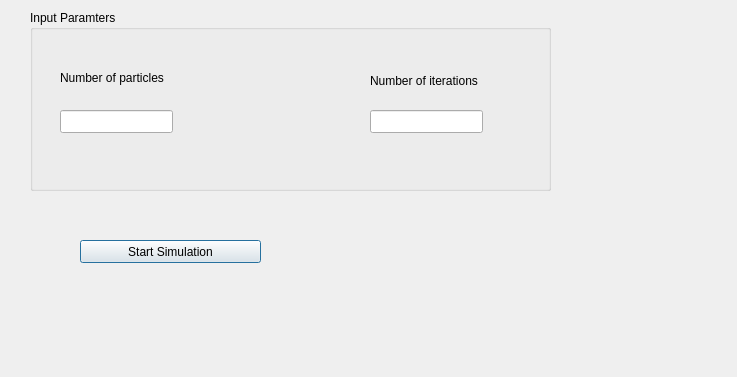
<?xml version="1.0" encoding="UTF-8"?>
<ui version="4.0">
 <class>Dialog</class>
 <widget class="QDialog" name="Dialog">
  <property name="geometry">
   <rect>
    <x>0</x>
    <y>0</y>
    <width>737</width>
    <height>377</height>
   </rect>
  </property>
  <property name="windowTitle">
   <string>Dialog</string>
  </property>
  <widget class="QGroupBox" name="groupBox">
   <property name="geometry">
    <rect>
     <x>30</x>
     <y>10</y>
     <width>521</width>
     <height>181</height>
    </rect>
   </property>
   <property name="title">
    <string>Input Paramters</string>
   </property>
   <widget class="QLineEdit" name="n_part">
    <property name="geometry">
     <rect>
      <x>30</x>
      <y>100</y>
      <width>113</width>
      <height>23</height>
     </rect>
    </property>
   </widget>
   <widget class="QLineEdit" name="n_iter">
    <property name="geometry">
     <rect>
      <x>340</x>
      <y>100</y>
      <width>113</width>
      <height>23</height>
     </rect>
    </property>
   </widget>
   <widget class="QLabel" name="label">
    <property name="geometry">
     <rect>
      <x>30</x>
      <y>60</y>
      <width>131</width>
      <height>16</height>
     </rect>
    </property>
    <property name="text">
     <string>Number of particles</string>
    </property>
   </widget>
   <widget class="QLabel" name="label_2">
    <property name="geometry">
     <rect>
      <x>340</x>
      <y>60</y>
      <width>131</width>
      <height>21</height>
     </rect>
    </property>
    <property name="text">
     <string>Number of iterations</string>
    </property>
   </widget>
  </widget>
  <widget class="QPushButton" name="startSimulButton">
   <property name="geometry">
    <rect>
     <x>80</x>
     <y>240</y>
     <width>181</width>
     <height>23</height>
    </rect>
   </property>
   <property name="text">
    <string>Start Simulation</string>
   </property>
  </widget>
 </widget>
 <resources/>
 <connections/>
</ui>
